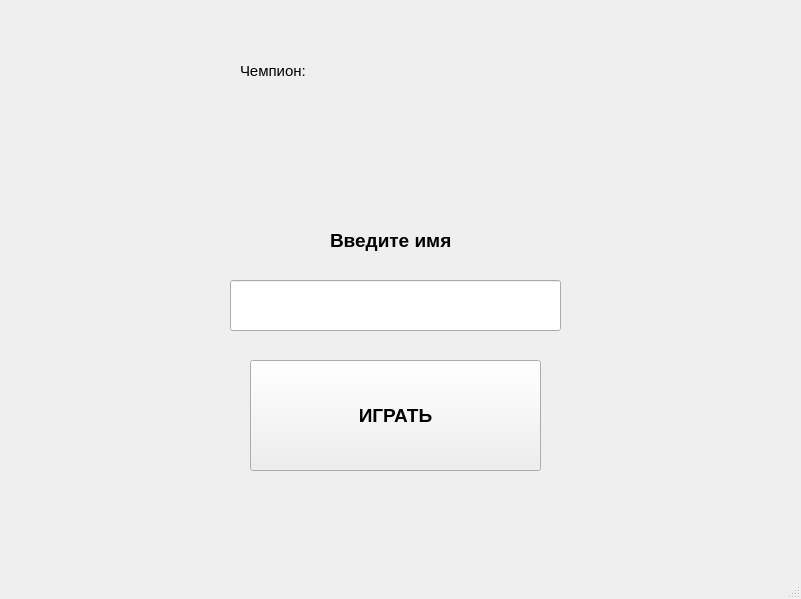
<?xml version="1.0" encoding="UTF-8"?>
<ui version="4.0">
 <class>MainWindow</class>
 <widget class="QMainWindow" name="MainWindow">
  <property name="geometry">
   <rect>
    <x>0</x>
    <y>0</y>
    <width>801</width>
    <height>599</height>
   </rect>
  </property>
  <property name="windowTitle">
   <string>MainWindow</string>
  </property>
  <widget class="QWidget" name="centralwidget">
   <widget class="QPushButton" name="pushButton">
    <property name="geometry">
     <rect>
      <x>250</x>
      <y>360</y>
      <width>291</width>
      <height>111</height>
     </rect>
    </property>
    <property name="font">
     <font>
      <pointsize>14</pointsize>
      <weight>75</weight>
      <bold>true</bold>
     </font>
    </property>
    <property name="text">
     <string>ИГРАТЬ</string>
    </property>
   </widget>
   <widget class="QLabel" name="label">
    <property name="geometry">
     <rect>
      <x>330</x>
      <y>220</y>
      <width>131</width>
      <height>41</height>
     </rect>
    </property>
    <property name="font">
     <font>
      <pointsize>14</pointsize>
      <weight>75</weight>
      <bold>true</bold>
     </font>
    </property>
    <property name="text">
     <string>Введите имя</string>
    </property>
   </widget>
   <widget class="QLineEdit" name="lineEdit">
    <property name="geometry">
     <rect>
      <x>230</x>
      <y>280</y>
      <width>331</width>
      <height>51</height>
     </rect>
    </property>
    <property name="font">
     <font>
      <pointsize>16</pointsize>
     </font>
    </property>
    <property name="text">
     <string/>
    </property>
   </widget>
   <widget class="QLabel" name="label_2">
    <property name="geometry">
     <rect>
      <x>240</x>
      <y>30</y>
      <width>271</width>
      <height>81</height>
     </rect>
    </property>
    <property name="font">
     <font>
      <pointsize>11</pointsize>
     </font>
    </property>
    <property name="text">
     <string>Чемпион:</string>
    </property>
   </widget>
  </widget>
  <widget class="QStatusBar" name="statusbar"/>
 </widget>
 <resources/>
 <connections/>
</ui>
